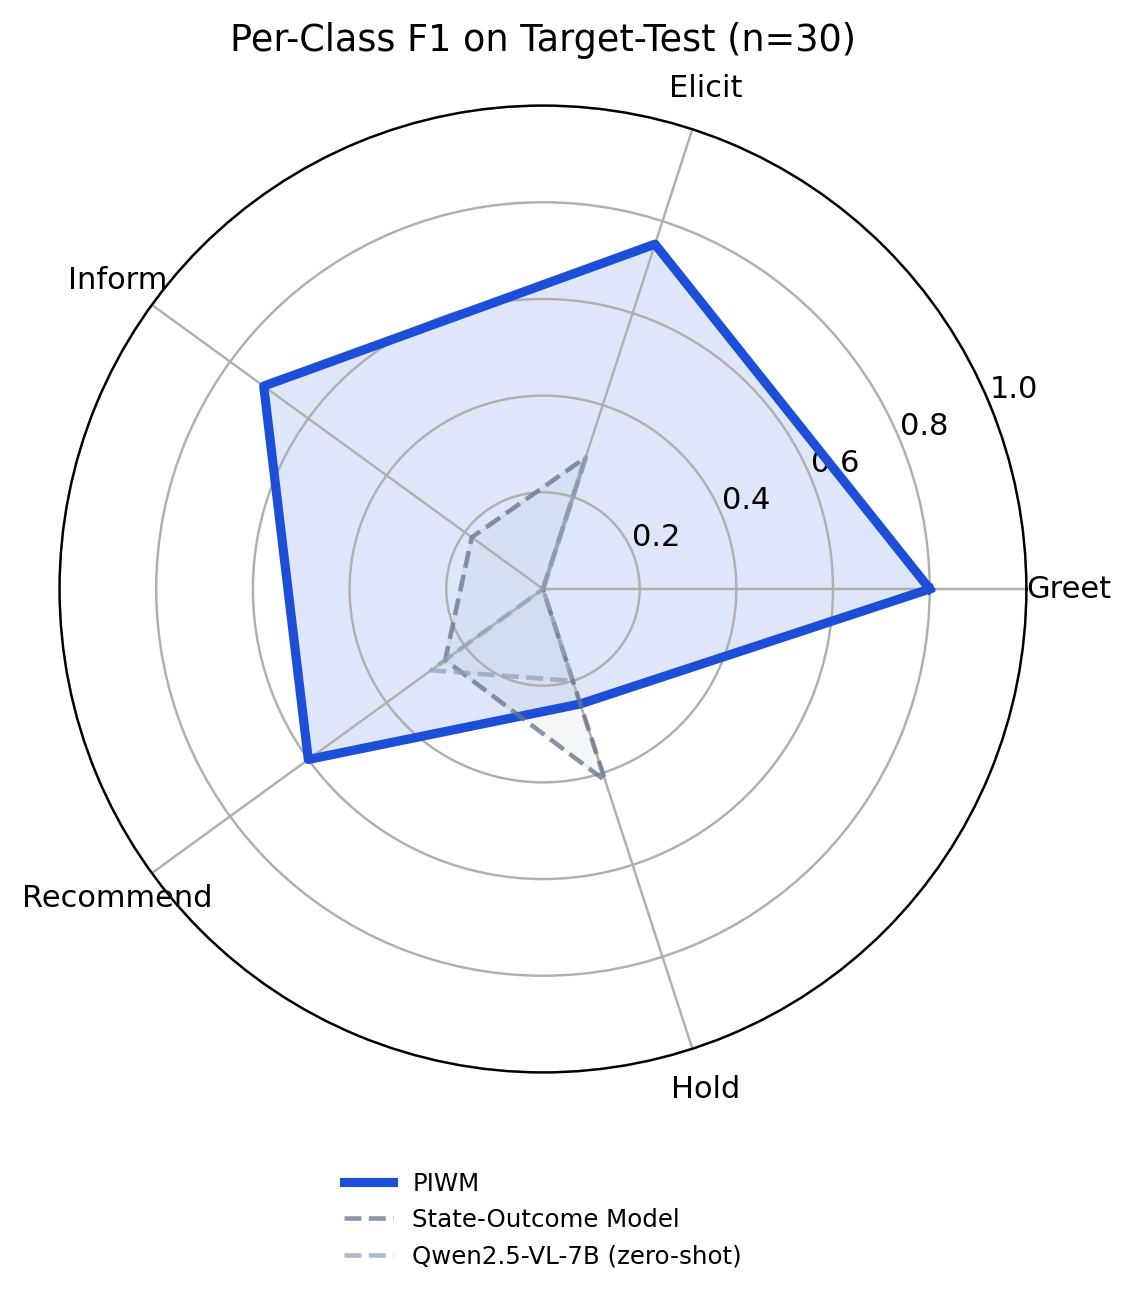

Python code for this plot:
from pathlib import Path

import matplotlib.pyplot as plt
import numpy as np


ROOT = Path(__file__).resolve().parents[2]
OUT = ROOT / "reports" / "figures_batch1"

CLASSES = ["Greet", "Elicit", "Inform", "Recommend", "Hold"]
DATA = {
    "PIWM": [0.800, 0.750, 0.714, 0.600, 0.250],
    "State-Outcome Model": [0.000, 0.286, 0.182, 0.250, 0.417],
    "Qwen2.5-VL-7B (zero-shot)": [0.000, 0.286, 0.000, 0.286, 0.200],
}
COLORS = {
    "PIWM": "#1d4ed8",
    "State-Outcome Model": "#64748b",
    "Qwen2.5-VL-7B (zero-shot)": "#94a3b8",
}


def main():
    angles = np.linspace(0, 2 * np.pi, len(CLASSES), endpoint=False).tolist()
    angles += angles[:1]

    fig, ax = plt.subplots(figsize=(6.2, 6.0), subplot_kw={"polar": True})
    for model, values in DATA.items():
        vals = values + values[:1]
        is_piwm = model == "PIWM"
        ax.plot(
            angles,
            vals,
            label=model,
            color=COLORS[model],
            linewidth=3.0 if is_piwm else 1.5,
            linestyle="-" if is_piwm else "--",
            alpha=1.0 if is_piwm else 0.75,
        )
        ax.fill(angles, vals, color=COLORS[model], alpha=0.14 if is_piwm else 0.06)

    ax.set_xticks(angles[:-1], CLASSES)
    ax.set_ylim(0, 1.0)
    ax.set_yticks([0.2, 0.4, 0.6, 0.8, 1.0])
    ax.set_yticklabels(["0.2", "0.4", "0.6", "0.8", "1.0"], fontsize=10)
    ax.set_title("Per-Class F1 on Target-Test (n=30)", pad=18)
    ax.legend(loc="upper center", bbox_to_anchor=(0.5, -0.08), ncol=1, frameon=False, fontsize=8)
    fig.tight_layout()
    fig.savefig(OUT / "V4_per_class_radar.pdf", bbox_inches="tight")
    fig.savefig(OUT / "V4_per_class_radar.png", dpi=220, bbox_inches="tight")


if __name__ == "__main__":
    main()
